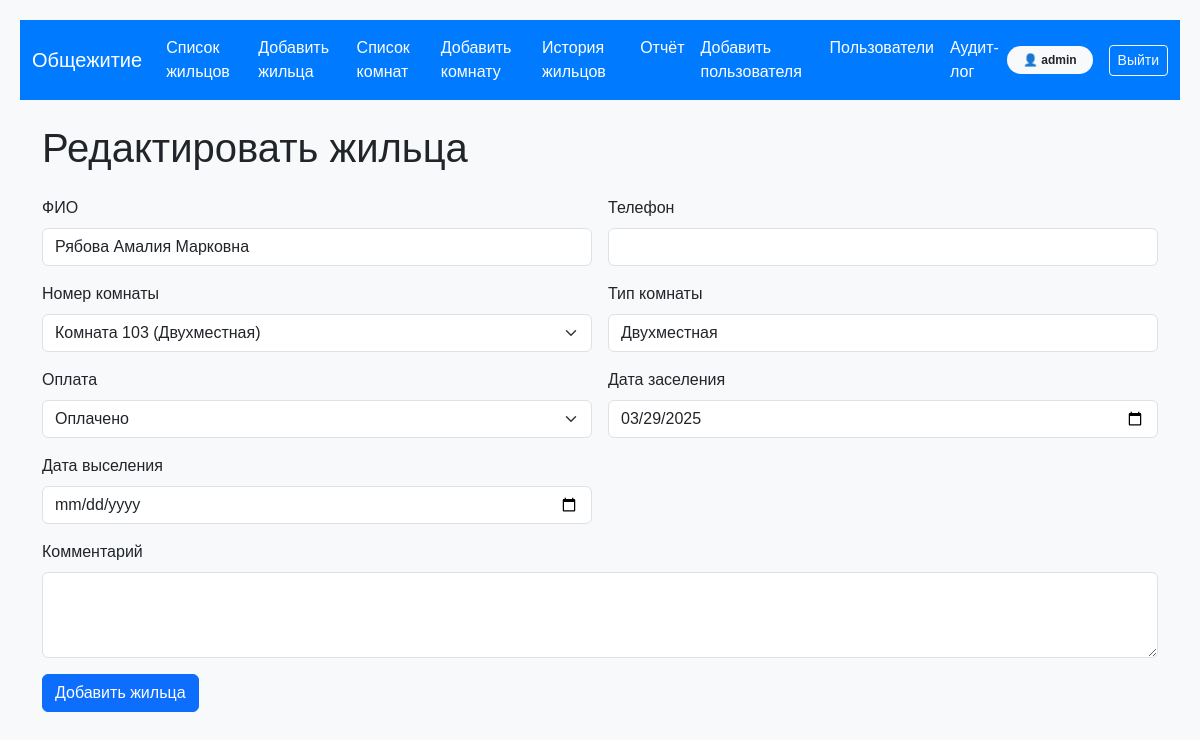
/edit-student/4 (signed in), run on the app's committed database.
### app.py (models this page shows, shortened)
class User(UserMixin, db.Model):
    id = db.Column(db.Integer, primary_key=True)
    username = db.Column(db.String(100), unique=True, nullable=False)
    password = db.Column(db.String(200), nullable=False)
    is_admin = db.Column(db.Boolean, default=False)

class Student(db.Model):
    id = db.Column(db.Integer, primary_key=True)
    name = db.Column(db.String(100), nullable=False)
    phone = db.Column(db.String(20), nullable=True)
    room_number = db.Column(db.Integer, db.ForeignKey('room.number'), nullable=False)
    room_type = db.Column(db.String(50), nullable=True)
    payment_status = db.Column(db.String(50), default="Не оплачено")
    check_in_date = db.Column(db.Date, default=datetime.utcnow)
    check_out_date = db.Column(db.Date, nullable=True)
    notes = db.Column(db.Text, nullable=True)

### app.py (the view, shortened to what this page needs)
@app.route('/edit-student/<int:id>', methods=['GET', 'POST'])
@login_required
def edit_student(id):
    student = Student.query.get_or_404(id)  # Получаем студента по ID
    form = StudentForm(obj=student)  # Создаем форму с данными текущего студента
    available_rooms = Room.query.all()
    form.room_number.choices = [(room.number, f"Комната {room.number} ({room.room_type})") for room in available_rooms]
    form.room_type.choices = [("Одноместная", "Одноместная"), ("Двухместная", "Двухместная")]
    return render_template('edit_student.html', form=form, student=student)  # Отображаем форму для редактирования

### forms.py
class StudentForm(FlaskForm):
    name = StringField("ФИО", validators=[DataRequired(), Length(min=2, max=100)])
    phone = StringField("Телефон", validators=[Optional(), Length(max=20)])
    room_number = SelectField("Номер комнаты", coerce=int)  # Теперь выбор из списка
    room_type = StringField("Тип комнаты", render_kw={'readonly': True})  # Сделано readonly
    payment_status = SelectField("Оплата", choices=[("Оплачено", "Оплачено"), ("Не оплачено", "Не оплачено")])
    check_in_date = DateField("Дата заселения", format='%Y-%m-%d', validators=[Optional()])
    check_out_date = DateField("Дата выселения", format='%Y-%m-%d', validators=[Optional()])
    notes = TextAreaField("Комментарий", validators=[Optional()])
    submit = SubmitField("Добавить жильца")

### app.py (called while the page is built)
@login_manager.user_loader
def load_user(user_id):
    return User.query.get(int(user_id))

### templates/edit_student.html (shortened to what this page needs)
{% extends "base.html" %}
{% block content %}
    <h1 class="mb-4">Редактировать жильца</h1>
    <form method="POST" class="row g-3">
        <div class="col-md-6">
            {{ form.name.label(class="form-label") }}
            {{ form.name(class="form-control") }}
        </div>
        <div class="col-md-6">
            {{ form.phone.label(class="form-label") }}
            {{ form.phone(class="form-control") }}
        </div>
        <div class="col-md-6">
            {{ form.room_number.label(class="form-label") }}
            {{ form.room_number(class="form-select") }}
        </div>
        <div class="col-md-6">
            {{ form.room_type.label(class="form-label") }}
            {{ form.room_type(class="form-control", readonly=true) }}
        </div>
        <div class="col-md-6">
            {{ form.payment_status.label(class="form-label") }}
            {{ form.payment_status(class="form-select") }}
        </div>
        <div class="col-md-6">
            {{ form.check_in_date.label(class="form-label") }}
            <input type="date" name="check_in_date" class="form-control"
                   value="{{ student.check_in_date }}">
        </div>
        <div class="col-md-6">
            {{ form.check_out_date.label(class="form-label") }}
            <input type="date" name="check_out_date" class="form-control"
                   value="{{ student.check_out_date if student.check_out_date else '' }}">
        </div>
        <div class="col-md-12">
            {{ form.notes.label(class="form-label") }}
            {{ form.notes(class="form-control", rows=3) }}
        </div>
        <div class="col-12">
            {{ form.submit(class="btn btn-primary") }}
        </div>
    </form>
{% endblock %}

### templates/base.html (shortened to what this page needs)
<!DOCTYPE html>
<html lang="ru">
<head>
    <link href="https://cdn.jsdelivr.net/npm/bootstrap@5.3.2/dist/css/bootstrap.min.css" rel="stylesheet">
	<link rel="stylesheet" href="https://cdn.jsdelivr.net/npm/bootstrap-icons@1.10.5/font/bootstrap-icons.css">
</head>
<body>
    <nav class="navbar navbar-expand-lg navbar-custom mb-4">
        <div class="container-fluid">
            <a class="navbar-brand" href="/">Общежитие</a>
            <div class="collapse navbar-collapse" id="mainNavbar">
                <ul class="navbar-nav me-auto mb-2 mb-lg-0">
                    <li class="nav-item"><a class="nav-link" href="/students">Список жильцов</a></li>
                    <li class="nav-item"><a class="nav-link" href="/add-student">Добавить жильца</a></li>
                    <li class="nav-item"><a class="nav-link" href="/rooms">Список комнат</a></li>
					{% if current_user.is_authenticated and current_user.is_admin %}
                    <li class="nav-item"><a class="nav-link" href="/add-room">Добавить комнату</a></li>
                    <li class="nav-item"><a class="nav-link" href="/history">История жильцов</a></li>
                    <li class="nav-item"><a class="nav-link" href="/report">Отчёт</a></li>
					<li class="nav-item"><a class="nav-link" href="/add-user">Добавить пользователя</a></li>
					<li class="nav-item"><a class="nav-link" href="/users">Пользователи</a></li>
					<li class="nav-item"><a class="nav-link" href="{{ url_for('audit_log') }}">Аудит-лог</a></li>
					{% endif %}
                </ul>
				<ul class="navbar-nav mb-2 mb-lg-0">
					{% if current_user.is_authenticated %}
						<li class="nav-item">
							<div class="d-flex align-items-center">
								<span class="badge bg-light text-dark me-3 px-3 py-2 rounded-pill">
									👤 {{ current_user.username }}
								</span>
								<a class="btn btn-outline-light btn-sm" href="{{ url_for('logout') }}">Выйти</a>
							</div>
						</li>
					{% else %}
						<li class="nav-item">
							<a class="nav-link text-white" href="{{ url_for('login') }}">Войти</a>
						</li>
					{% endif %}
				</ul>
            </div>
        </div>
    </nav>
    <div class="container">
        {% block content %}{% endblock %}
    </div>
</body>
</html>

### templates/base.html (style rules this page uses)
body { font-family: Arial, sans-serif; margin: 20px; background-color: #f8f9fa; }
.navbar-custom { background-color: #007bff; }
.navbar-custom .nav-link, .navbar-custom .navbar-brand { color: white; }

### data on the page
User: username "admin"
Student: name "Рябова Амалия Марковна", room_number "Комната 103 (Двухместная)", room_type "Двухместная", payment_status "Оплачено", check_in_date "03/29/2025"
